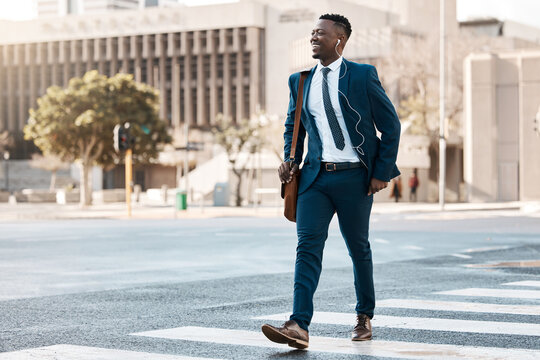
#> input picture TP5/walk.jpg, 540 x 360 px
$ jupyter execute tp.ipynb   (shell and % lines are left out)
#> lines starting #> are read from the running program, lines starting #| are printed output that depends on the picture
In this noteobook we aim to demonstrate the method of inverse filtering.

For this we assume that the distorted image follows the form:

$$g(x, y) = H[f(x, y)] + n(x, y)$$

Where H is the degradation model and n(x, y) is added noise. If we assume this model is linear and position invariant (which is a good approximation for various types of real life scenarios), we can then take the DFT of both sides to get:

$$

G(u, v) = H(u, v) \cdot F(u, v) + N(u, v)

$$

In order to eliminate the effects of the distortion model, we can obtain back f(x, y) by taking the IDFT of the signal:

$$

F(u, v) = \frac{G(u, v) - N(u, v)}{H(u, v)}

$$

If the noise is now and we know the degradation model, then we can perfectly restore the original image. However, if the noise term is present then the noise spectrum divided by the degradation model can diverge for values where the degradation model equals zero. This is happens more often than not considering most degradation models are variants of low pass filters. In order to overcome this, we will analyze a more generalized model later on.

[cell 1]
IMG_PATH = 'walk.jpg'

[cell 2]
import numpy as np
import matplotlib.pyplot as plt
import scipy.signal as sp
import cv2

[cell 3]
def ShowImage(image, title=''):
    plt.imshow(image, cmap='gray')
    plt.title(title)
    plt.axis('off')
    plt.show()

[cell 4]
def MotionBlurKernel(size, angle):
    # Create a motion blur kernel of given size and angle
    kernel = np.zeros((size, size))
    center = size // 2
    angle_rad = np.deg2rad(angle)

    for i in range(size):
        x = int(center + (i - center) * np.cos(angle_rad))
        y = int(center + (i - center) * np.sin(angle_rad))
        if 0 <= x < size and 0 <= y < size:
            kernel[y, x] = 1

    kernel /= np.sum(kernel)  # Normalize the kernel
    return kernel

[cell 5]
def GaussianBlurKernel(size, sigma):
    # Create a Gaussian blur kernel of given size and sigma
    ax = np.linspace(-(size // 2), size // 2, size)
    xx, yy = np.meshgrid(ax, ax)
    kernel = np.exp(-(xx**2 + yy**2) / (2 * sigma**2))
    kernel /= np.sum(kernel)  # Normalize the kernel
    return kernel

[cell 6]
def ApplyDegradation(image, kernel):
    # Apply degradation to the image using the given kernel
    degraded_image = cv2.filter2D(image, -1, kernel)
    return degraded_image

[cell 7]
def AddGaussianNoise(image, mean=0, std=10):
    # Add Gaussian noise to the image
    noise = np.random.normal(mean, std, image.shape)
    noisy_image = image + noise
    noisy_image = np.clip(noisy_image, 0, 255)  # Clip values to valid range
    return noisy_image

[cell 8]
def InverseFilter(degraded_image, kernel, threshold=1e-3):
    # Apply inverse filtering to the degraded image
    kernel_fft = np.fft.fft2(kernel, s=degraded_image.shape)
    #ShowImage(np.abs(kernel_fft), title='Kernel FFT Magnitude')
    print(np.max(kernel_fft))
    degraded_fft = np.fft.fft2(degraded_image)
    #ShowImage(20 * np.log(np.abs(degraded_fft) + 1e-10), title='Degraded Image FFT Magnitude')

    restored_fft = np.where(np.abs(kernel_fft) > threshold, degraded_fft / kernel_fft, 0)
    restored_image = np.abs(np.fft.ifft2(restored_fft))

    #ShowImage(20 * np.log(np.abs(restored_fft) + 1e-10), title='Restored Image FFT Magnitude')

    # Clip values to valid range
    restored_image = np.clip(restored_image, 0, 255)
    return restored_image

[cell 9]
image = plt.imread(IMG_PATH)
#> image is the input picture: shape (360, 540, 3); mean R, G, B 176.5, 175.4, 172.6

# Greyscale conversion if the image is RGB
if image.ndim == 3:
    image = cv2.cvtColor(image, cv2.COLOR_RGB2GRAY)
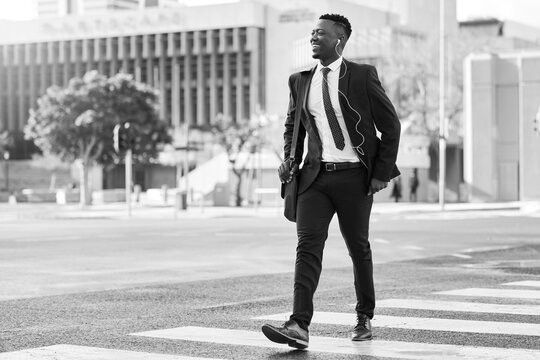
#> image: shape (360, 540); min 0, max 255, mean 175.4

#convert image to float64 for processing
image = image.astype(np.float64)

ShowImage(image, 'Original Image')

#degradation_model = MotionBlurKernel(10, 45)

degradation_model = GaussianBlurKernel(5, 1.0)

degraded_image = ApplyDegradation(image, degradation_model)

ShowImage(degraded_image, 'Degraded Image')

noised_image = AddGaussianNoise(degraded_image, 0, 5)
#> in AddGaussianNoise, `noisy_image = image + noise`:
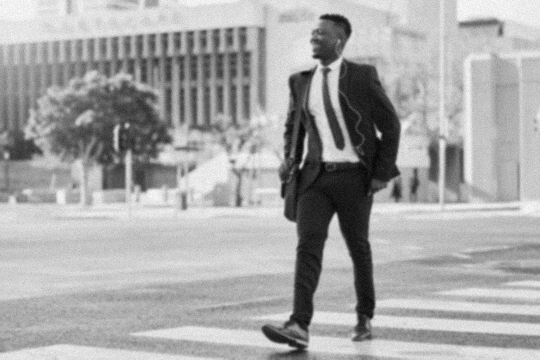
#> noisy_image: shape (360, 540) float64; min -5.1, max 270, mean 175.4; drawn with min black and max white

ShowImage(noised_image, 'Noised Image')

restored_image = InverseFilter(noised_image, degradation_model, threshold=0.1)
#| (1+0j)
#> in InverseFilter, `restored_image = np.abs(np.fft.ifft2(restored_fft))`:
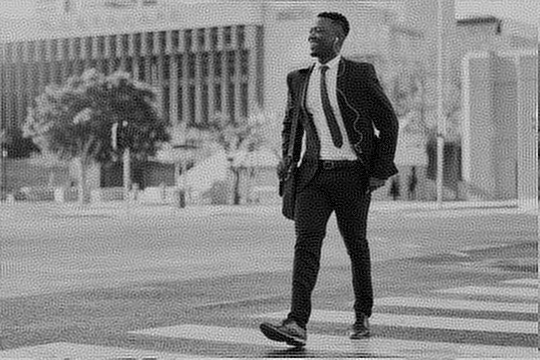
#> restored_image: shape (360, 540) float64; min 0.0025, max 332.2, mean 175.4; drawn with min black and max white
#> in InverseFilter, `restored_image = np.clip(restored_image, 0, 255)`:
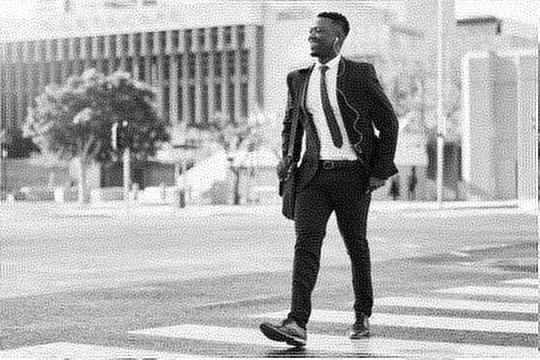
#> restored_image: shape (360, 540) float64; min 0.0025, max 255, mean 175.2

ShowImage(restored_image, 'Restored Image')

$ run again, with TP5/man.png saved as TP5/walk.jpg
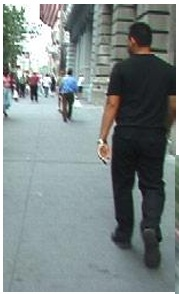
#> input picture TP5/man.png, 179 x 294 px
#> image is the input picture: shape (294, 179, 3); mean R, G, B 126, 136.6, 136.7
#| (1+1.1102230246251565e-16j)
#> in InverseFilter, `restored_image = np.abs(np.fft.ifft2(restored_fft))`:
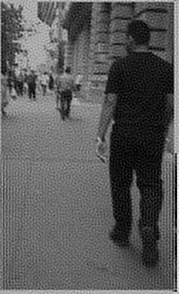
#> restored_image: shape (294, 179) float64; min 0.00234, max 375.9, mean 133.4; drawn with min black and max white
#> in InverseFilter, `restored_image = np.clip(restored_image, 0, 255)`:
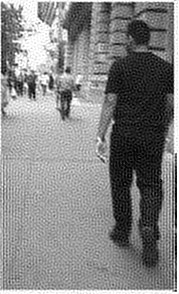
#> restored_image: shape (294, 179) float64; min 0.00234, max 255, mean 132.7
